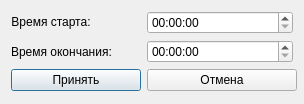
<?xml version="1.0" encoding="UTF-8"?>
<ui version="4.0">
 <class>Dialog</class>
 <widget class="QDialog" name="Dialog">
  <property name="geometry">
   <rect>
    <x>0</x>
    <y>0</y>
    <width>304</width>
    <height>104</height>
   </rect>
  </property>
  <property name="minimumSize">
   <size>
    <width>304</width>
    <height>104</height>
   </size>
  </property>
  <property name="maximumSize">
   <size>
    <width>304</width>
    <height>104</height>
   </size>
  </property>
  <property name="windowTitle">
   <string>Установите время трека</string>
  </property>
  <layout class="QFormLayout" name="formLayout">
   <item row="0" column="1">
    <widget class="QTimeEdit" name="timeStart"/>
   </item>
   <item row="0" column="0">
    <widget class="QLabel" name="timeStartLbl">
     <property name="text">
      <string>&lt;html&gt;&lt;head/&gt;&lt;body&gt;&lt;p align=&quot;center&quot;&gt;Время старта:&lt;/p&gt;&lt;/body&gt;&lt;/html&gt;</string>
     </property>
    </widget>
   </item>
   <item row="1" column="1">
    <widget class="QTimeEdit" name="timeEnd"/>
   </item>
   <item row="1" column="0">
    <widget class="QLabel" name="timeEndLbl">
     <property name="text">
      <string>Время окончания:</string>
     </property>
    </widget>
   </item>
   <item row="2" column="0">
    <widget class="QPushButton" name="acceptBtn">
     <property name="minimumSize">
      <size>
       <width>130</width>
       <height>0</height>
      </size>
     </property>
     <property name="text">
      <string>Принять</string>
     </property>
    </widget>
   </item>
   <item row="2" column="1">
    <widget class="QPushButton" name="cancelBtn">
     <property name="minimumSize">
      <size>
       <width>150</width>
       <height>0</height>
      </size>
     </property>
     <property name="text">
      <string>Отмена</string>
     </property>
    </widget>
   </item>
  </layout>
 </widget>
 <resources/>
 <connections/>
</ui>
